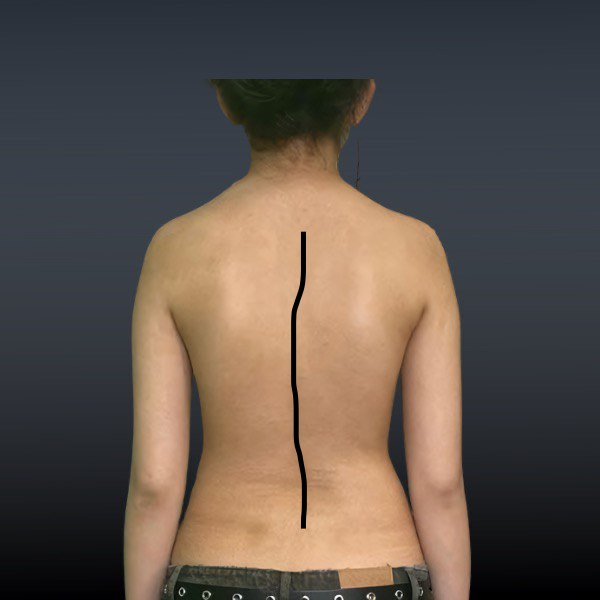
#> input picture Solution/20 (2).jpg, 600 x 600 px
$ python check_training_data.py
#> lines starting #> are read from the running program, lines starting #| are printed output that depends on the picture; after the words box and inside, x2 and y2 are one past the last pixel; in counts of white or black regions, pixels touching at a corner belong together
"""
Check what masks are being extracted from the training data
"""
import cv2
import numpy as np
import matplotlib.pyplot as plt

# Load one solution image
solution_img = cv2.imread('Solution/20 (2).jpg')
#> solution_img is the input picture: shape (600, 600, 3); mean B, G, R 75.7, 83.4, 94.7
raw_img = cv2.imread('Raw_image/20 (2).jpg')
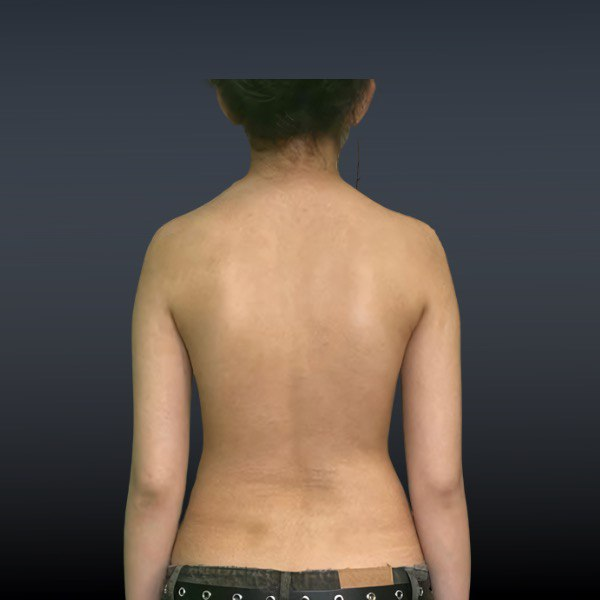
#> input picture Raw_image/20 (2).jpg, 600 x 600 px
#> raw_img is the input picture: shape (600, 600, 3); mean B, G, R 76.1, 84.1, 95.5

# Show the extraction process
gray = cv2.cvtColor(solution_img, cv2.COLOR_BGR2GRAY)
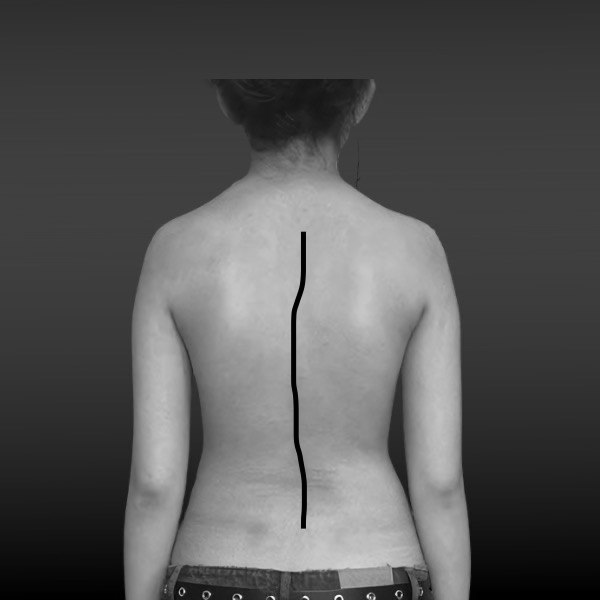
#> gray: shape (600, 600); min 0, max 255, mean 85.9
_, mask_thresh50 = cv2.threshold(gray, 50, 255, cv2.THRESH_BINARY_INV)
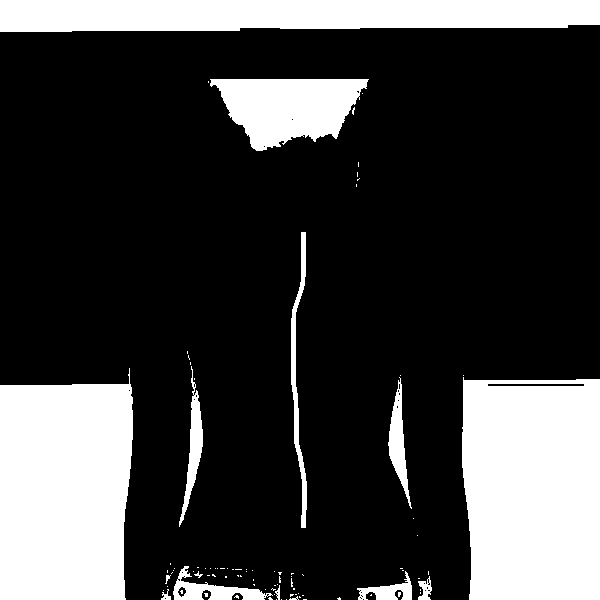
#> mask_thresh50: shape (600, 600); 24.6% white; 92 white regions (78 under 20 px), largest, box (x1, y1, x2, y2) and area: (462, 377, 600, 600) 29309, (0, 368, 133, 600) 27631, (0, 0, 600, 32) 17576
_, mask_thresh30 = cv2.threshold(gray, 30, 255, cv2.THRESH_BINARY_INV)
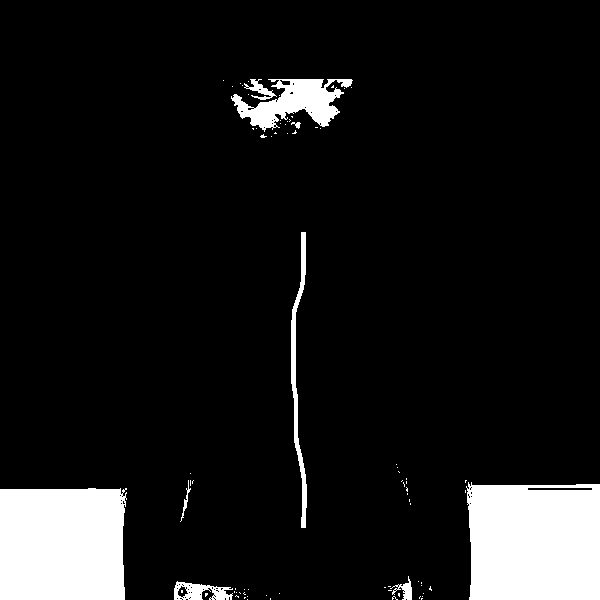
#> mask_thresh30: shape (600, 600); 9.6% white; 79 white regions (70 under 20 px), largest, box (x1, y1, x2, y2) and area: (466, 482, 600, 600) 14882, (0, 488, 127, 600) 13764, (231, 79, 353, 132) 3066
_, mask_thresh20 = cv2.threshold(gray, 20, 255, cv2.THRESH_BINARY_INV)
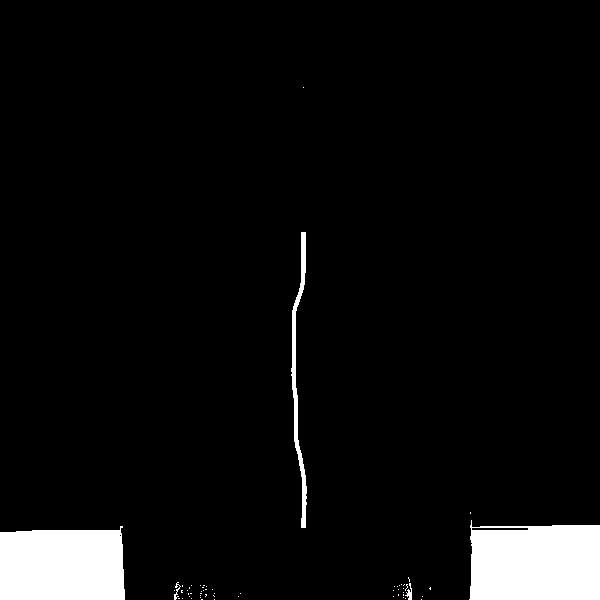
#> mask_thresh20: shape (600, 600); 5.4% white; 56 white regions (51 under 20 px), largest, box (x1, y1, x2, y2) and area: (469, 520, 600, 600) 9493, (0, 526, 125, 600) 8594, (291, 232, 307, 528) 1288, (405, 583, 412, 600) 56, (174, 582, 181, 600) 43

# Try with a much lower threshold for very dark pixels (the drawn line)
_, mask_thresh10 = cv2.threshold(gray, 10, 255, cv2.THRESH_BINARY_INV)
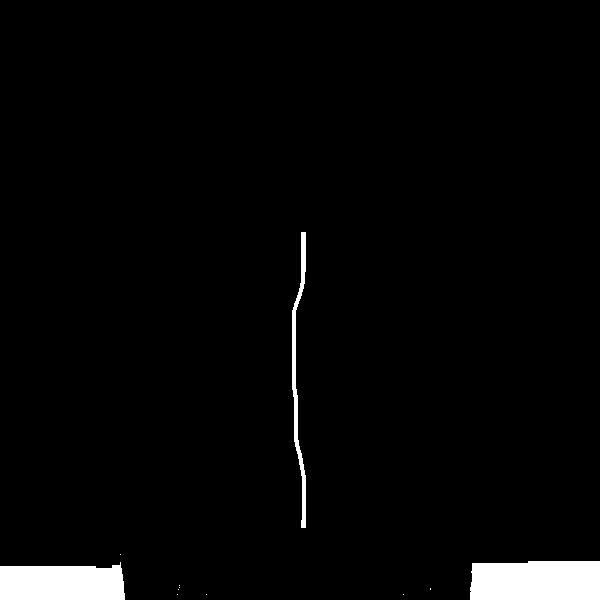
#> mask_thresh10: shape (600, 600); 2.9% white; 11 white regions (8 under 20 px), largest, box (x1, y1, x2, y2) and area: (470, 561, 600, 600) 4912, (0, 562, 125, 600) 4178, (292, 232, 306, 528) 1248

print("Mask statistics with different thresholds:")
print(f"Threshold 50: {np.sum(mask_thresh50 > 0)} white pixels")
#| Threshold 50: 88413 white pixels
print(f"Threshold 30: {np.sum(mask_thresh30 > 0)} white pixels")
#| Threshold 30: 34501 white pixels
print(f"Threshold 20: {np.sum(mask_thresh20 > 0)} white pixels")
#| Threshold 20: 19561 white pixels
print(f"Threshold 10: {np.sum(mask_thresh10 > 0)} white pixels")
#| Threshold 10: 10347 white pixels

# Visualize
fig, axes = plt.subplots(2, 3, figsize=(15, 10))

axes[0, 0].imshow(cv2.cvtColor(raw_img, cv2.COLOR_BGR2RGB))
axes[0, 0].set_title('Raw Image (Input)')
axes[0, 0].axis('off')

axes[0, 1].imshow(cv2.cvtColor(solution_img, cv2.COLOR_BGR2RGB))
axes[0, 1].set_title('Solution Image (Label)')
axes[0, 1].axis('off')

axes[0, 2].imshow(gray, cmap='gray')
axes[0, 2].set_title('Grayscale Solution')
axes[0, 2].axis('off')

axes[1, 0].imshow(mask_thresh50, cmap='gray')
axes[1, 0].set_title(f'Threshold 50 (Current)\n{np.sum(mask_thresh50 > 0)} pixels')
axes[1, 0].axis('off')

axes[1, 1].imshow(mask_thresh30, cmap='gray')
axes[1, 1].set_title(f'Threshold 30\n{np.sum(mask_thresh30 > 0)} pixels')
axes[1, 1].axis('off')

axes[1, 2].imshow(mask_thresh10, cmap='gray')
axes[1, 2].set_title(f'Threshold 10 (Very Dark)\n{np.sum(mask_thresh10 > 0)} pixels')
axes[1, 2].axis('off')

plt.tight_layout()
plt.savefig('mask_extraction_check.jpg', dpi=150)
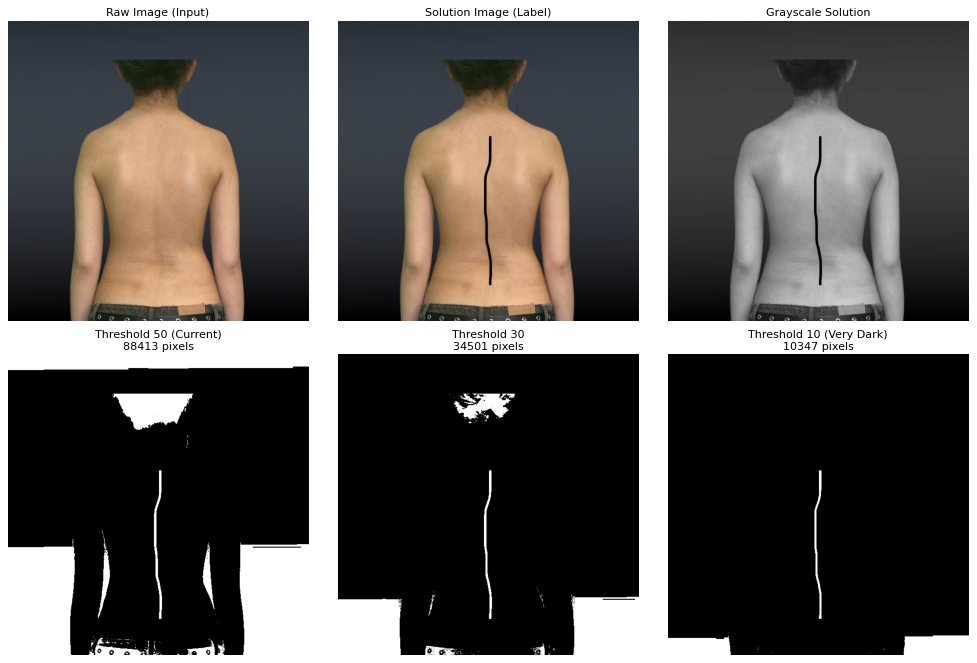
#> figure drawn by matplotlib, 6 panels
print("\n✓ Visualization saved to: mask_extraction_check.jpg")
plt.show()
